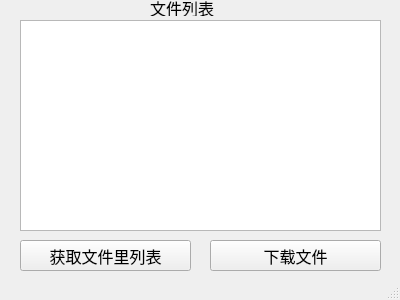
<?xml version="1.0" encoding="UTF-8"?>
<ui version="4.0">
 <class>MainWindow</class>
 <widget class="QMainWindow" name="MainWindow">
  <property name="geometry">
   <rect>
    <x>0</x>
    <y>0</y>
    <width>400</width>
    <height>300</height>
   </rect>
  </property>
  <property name="minimumSize">
   <size>
    <width>400</width>
    <height>300</height>
   </size>
  </property>
  <property name="maximumSize">
   <size>
    <width>400</width>
    <height>300</height>
   </size>
  </property>
  <property name="font">
   <font>
    <pointsize>12</pointsize>
   </font>
  </property>
  <property name="windowTitle">
   <string>MainWindow</string>
  </property>
  <widget class="QWidget" name="centralwidget">
   <widget class="QPushButton" name="pushButton">
    <property name="geometry">
     <rect>
      <x>20</x>
      <y>240</y>
      <width>171</width>
      <height>31</height>
     </rect>
    </property>
    <property name="text">
     <string>获取文件里列表</string>
    </property>
   </widget>
   <widget class="QListWidget" name="listWidget">
    <property name="geometry">
     <rect>
      <x>20</x>
      <y>20</y>
      <width>361</width>
      <height>211</height>
     </rect>
    </property>
   </widget>
   <widget class="QPushButton" name="pushButton_2">
    <property name="geometry">
     <rect>
      <x>210</x>
      <y>240</y>
      <width>171</width>
      <height>31</height>
     </rect>
    </property>
    <property name="text">
     <string>下载文件</string>
    </property>
   </widget>
   <widget class="QLabel" name="label">
    <property name="geometry">
     <rect>
      <x>150</x>
      <y>0</y>
      <width>71</width>
      <height>16</height>
     </rect>
    </property>
    <property name="text">
     <string>文件列表</string>
    </property>
   </widget>
  </widget>
  <widget class="QMenuBar" name="menubar">
   <property name="geometry">
    <rect>
     <x>0</x>
     <y>0</y>
     <width>400</width>
     <height>27</height>
    </rect>
   </property>
  </widget>
  <widget class="QStatusBar" name="statusbar"/>
 </widget>
 <resources/>
 <connections/>
</ui>
